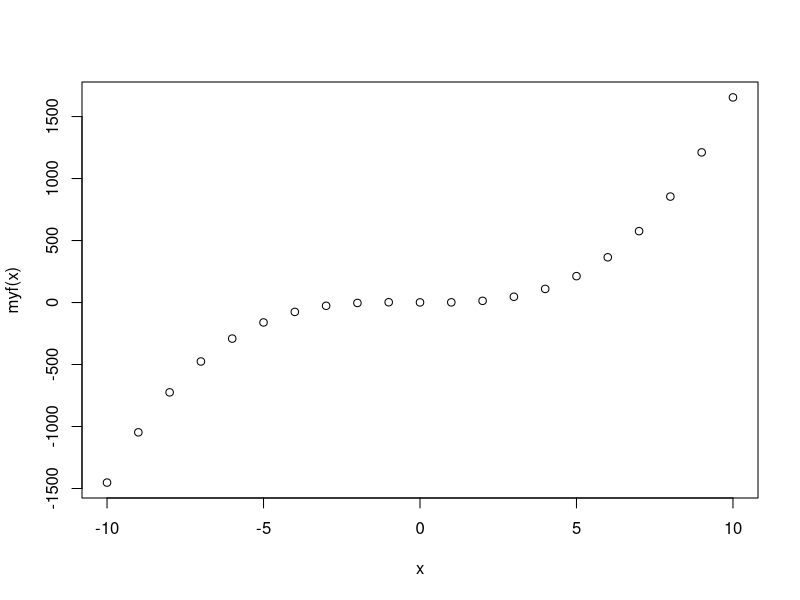
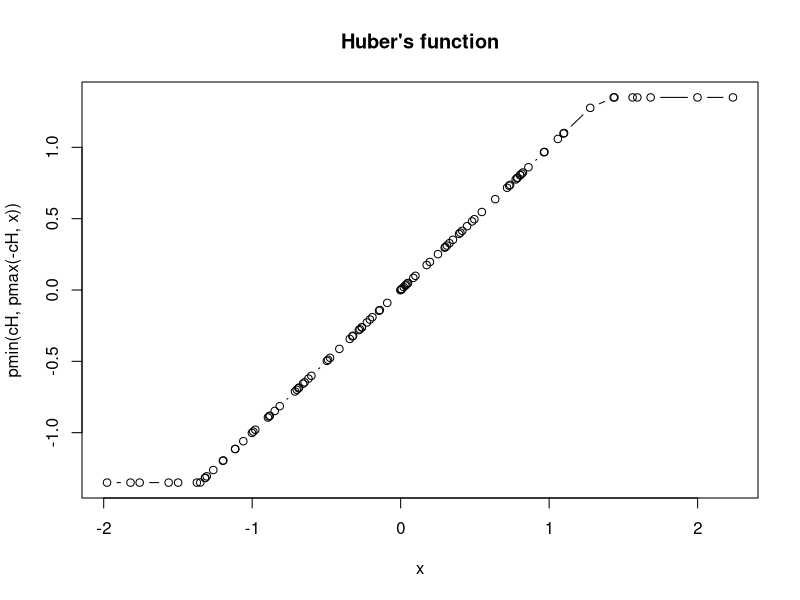
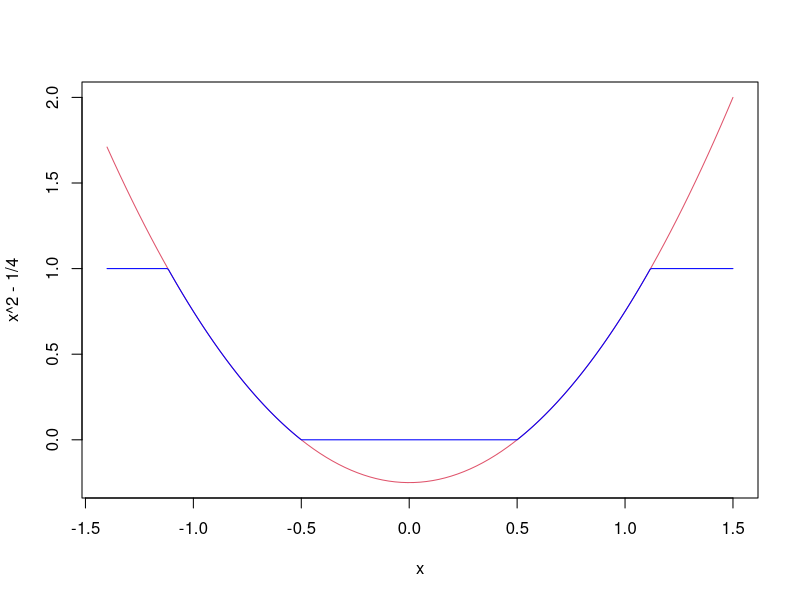
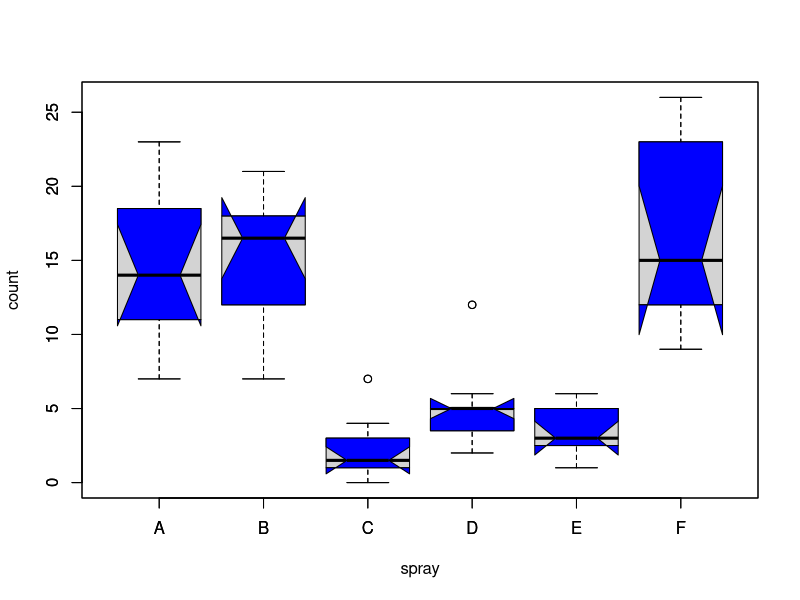
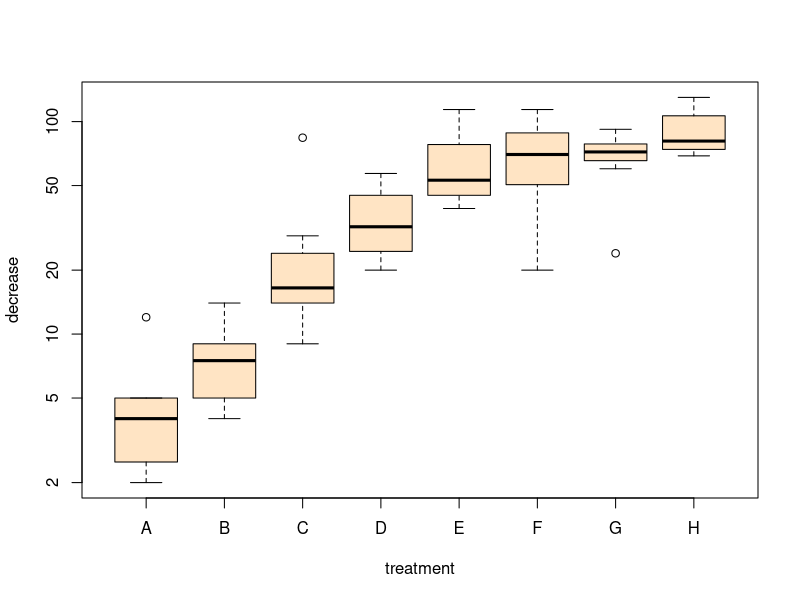
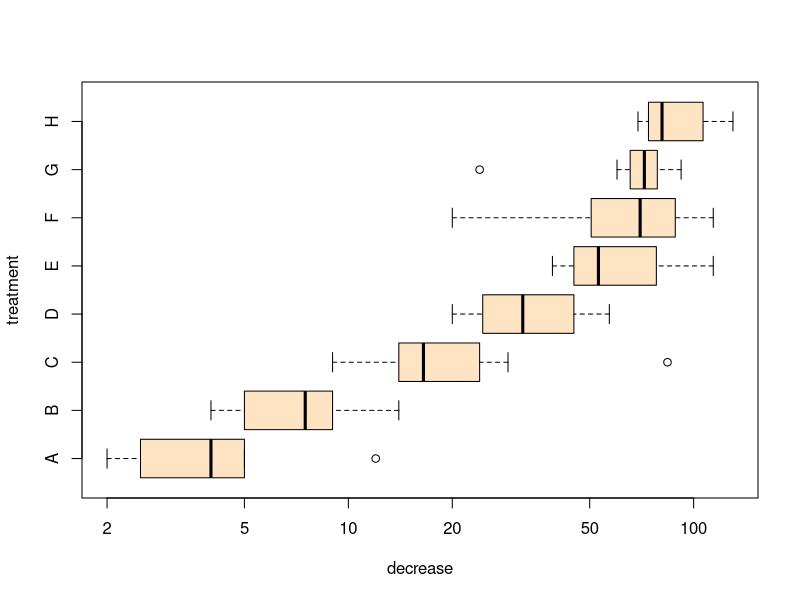
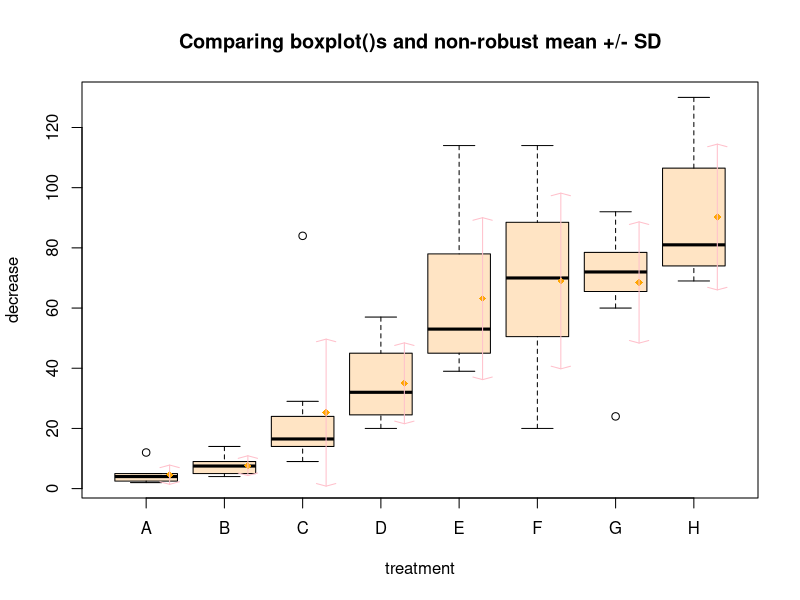
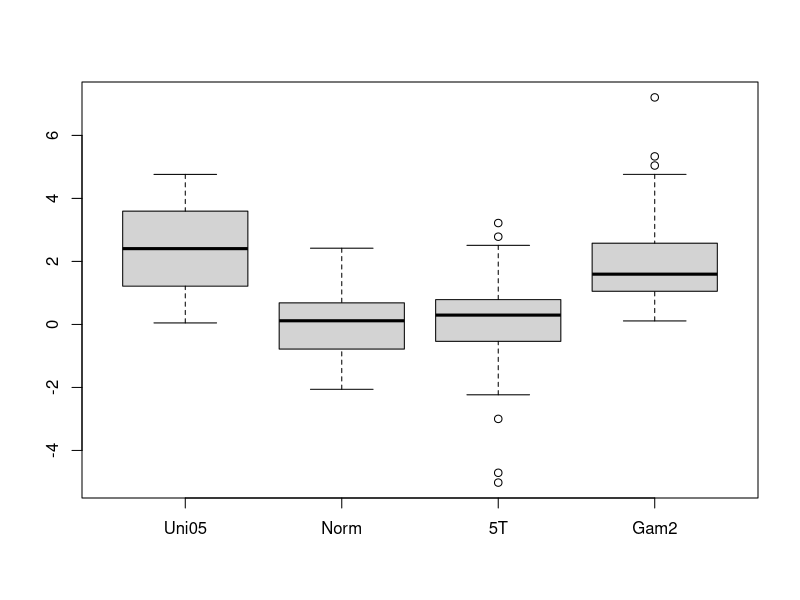

Here is the R script that generated these plots, in order: (Note: this script raises an error after producing the figures.)
## ---- chunk 1
1 + 1
## ---- chunk 2
"Go Jacks"
## ---- chunk 3
3 < 4
## ---- chunk 4
2 + 2 == 5
## ---- chunk 5
T == TRUE
## ---- chunk 6
x = 42
## ---- chunk 7
x <- 42
## ---- chunk 8
x / 2
log(x)
x^2
sqrt(x)
x>1
## ---- chunk 9
x <- "Go Jacks!"
## ---- chunk 10
x
## ---- chunk 11
x <- TRUE
## ---- chunk 12
sum(1, 3, 5)
## ---- chunk 13
rep("Yo ho!", times = 3)
## ---- chunk 14
x <- 5
1.57345 * x ^ 3 + x ^ 2 - 2 * x + 1
## ---- chunk 15
myf <- function(x) {
       y = 1.57345 * x ^ 3 + x ^ 2 - 2 * x + 1
       return(y)
}
## ---- chunk 16
myf(5)  # or myf(x = 5)
## ---- chunk 17
x <- - 10 : 10  # x now is a vector  with 21 numbers -10, -9, … 10
myf(x) 
plot(x, myf(x))  # see plot on the right.
## ---- chunk 18
? sum 
## ---- chunk 19
example(min)
## ---- chunk 20
min(5:1, pi)  # -> one number
## ---- chunk 21
example(boxplot)  # bring example of boxplot
## ---- chunk 22
max(1, 3, 5)  # return the maximum value of a vector
## ---- chunk 23
x <- c(5, 2, 22, 11, 5)
## ---- chunk 24
c(1, TRUE, "three")
## ---- chunk 25
5:9
## ---- chunk 26
seq(5, 9)
## ---- chunk 27
seq(5, 9, .5)
## ---- chunk 28
x[4]
x[2:4]
## ---- chunk 29
y <- x[2:4]
## ---- chunk 30
y <- x[2:4]; y
## ---- chunk 31
length(x)
## ---- chunk 32
max(x)
min(x)
sum(x)
mean(x)
median(x)
summary(x)
sd(x)
## ---- chunk 33
rank(x)
sort(x)
sort(x, decreasing = T)
## ---- chunk 34
diff(x)
## ---- chunk 35
rev(x)
## ---- chunk 36
log(x)
sqrt(x)
x^2
2*x + 1
## ---- chunk 37
y <- x[-2]
y
## ---- chunk 38
c(x, 7)
append(x, 7)
## ---- chunk 39
unique(x)
## ---- chunk 40
table(x)
## ---- chunk 41
which.max(x)
which.min(x)
## ---- chunk 42
which(x == 11)
## ---- chunk 43
sample(x, 2)
## ---- chunk 44
names(x) <- c("x", "y", "z", "Amy", "John")
x
## ---- chunk 45
x["Amy"]
## ---- chunk 46
y <- c(5, 11, 8)
z <- match(y, x)
z
## ---- chunk 47
is.na(x)
is.na(z)
## ---- chunk 48
sum(z)
## ---- chunk 49
? sum
## ---- chunk 50
sum(z, na.rm = TRUE)
## ---- chunk 51
x <- seq(1, 20, 0.1)
y <- sqrt(x)
## ---- chunk 52
plot(x, y)
## ---- chunk 53
c(7, 3, 9)
## ---- chunk 54
fishes <- c(7, 3, 9)
fishes
## ---- chunk 55
barplot(fishes)  # see figure 6.1A
## ---- chunk 56
sum(fishes)
## ---- chunk 57
fishes[3]
## ---- chunk 58
fishes[2] <- fishes[2] + 1 
## ---- chunk 59
fishes[2] <- 4
fishes
## ---- chunk 60
fishes2 <- fishes - 1
fishes2
## ---- chunk 61
stolen <- c(0, 3, 4)  # a new vector
fishes2 - stolen
## ---- chunk 62
names(fishes) <- c("Tom", "Jerry", "Mickey")
## ---- chunk 63
fishes
barplot(fishes)   # see figure 6.1B
## ---- chunk 64
knitr::include_graphics("images/img0601_fish.png")
## ---- chunk 65
fishes["Jerry"]
## ---- chunk 66
2 * fishes
## ---- chunk 67
sum(fishes ^ 2)
## ---- chunk 68
x <- as.matrix(iris[1:10, 1:4])
## ---- chunk 69
head(x)
## ---- chunk 70
t(x)
## ---- chunk 71
y <- 2*x+5
y
## ---- chunk 72
x + y
x * y
## ---- chunk 73
x>3
## ---- chunk 74
rowMeans(x)
colMeans(x)
rowSums(x)
colSums(x)
## ---- chunk 75
apply(x, 2, sd)
## ---- chunk 76
apply(x, 1, median)
## ---- chunk 77
heatmap(x, scale = "column", margins = c(10,5))
## ---- chunk 78
y <- list(height = 5,name = "John Doe", BP = c(100, 77))  # a list with 3 components
## ---- chunk 79
y[[3]]
## ---- chunk 80
y$BP
## ---- chunk 81
result <- t.test(rnorm(100), rnorm(100))  # rnorm(100): 100 random number
result  # A list holds all  results of t-test
result$p.value  # This retrieves just the P value
result$estimate  # this returns a vector containing two values
## ---- chunk 82
? t.test
## ---- chunk 83
pvalues <- rep(1, 500)  # define a vector containing 500 numbers, all equal to 1.
for (i in 1:500) {  # Loop: The values of i takes values from 1,2,3, …, 500
     result = t.test(rnorm(100), rnorm(100))    
     pvalues[i] = result$p.value  # P values are stored in the i-th element in the vector
}  
hist(pvalues)  # define
summary(pvalues)   
sum(pvalues < 0.05)  # Count how many P values are less than 0.05. 
## ---- chunk 84
x <- "R is cool"
## ---- chunk 85
nchar(x)
## ---- chunk 86
paste(x, "!!")
## ---- chunk 87
substr(x, 6, 9)
## ---- chunk 88
strsplit(x, " ")
## ---- chunk 89
gsub("R", "Tim", x)
## ---- chunk 90
gsub(" .*", "", x)
## ---- chunk 91
grepl("is", x)
## ---- chunk 92
tolower(x)
toupper(x)
## ---- chunk 93
x <- c("ab", "cde", "d", "ab") 
## ---- chunk 94
x[2]
## ---- chunk 95
length(x)
## ---- chunk 96
unique(x)
## ---- chunk 97
duplicated(x)
## ---- chunk 98
nchar(x)
## ---- chunk 99
y <- c("ab", "e")
union(x, y)
## ---- chunk 100
intersect(x, y)
## ---- chunk 101
paste(x, "Q")
## ---- chunk 102
paste0(x, "Q")
## ---- chunk 103
paste(x, collapse = " ")
## ---- chunk 104
DNA <- "taaCCATTGtaaGAACATGGTTGTCcaaaCAAGATGCTAGT"
## ---- chunk 105
DNA <- toupper(DNA)
## ---- chunk 106
segs <- strsplit(DNA, "ATG")
## ---- chunk 107
segs <- unlist(segs)   
segs  # a vector of strings
segs[1]  # first segment
## ---- chunk 108
x <- iris
## ---- chunk 109
summary(x)
## ---- chunk 110
head(x)
tail(x)
## ---- chunk 111
dim(x)
## ---- chunk 112
nrow(x)
ncol(x)
## ---- chunk 113
colnames(x)
rownames(x)
## ---- chunk 114
str(x)
## ---- chunk 115
x[2, 3]
## ---- chunk 116
x[1:10, 2:4]
## ---- chunk 117
x[, 1]
## ---- chunk 118
x$Sepal.Length
## ---- chunk 119
mean(x$Sepal.Length)
## ---- chunk 120
y <- subset(x, Species == "setosa")
head(y)
subset(x, Sepal.Length > 7)
## ---- chunk 121
x$id <- 1:150
head(x)
## ---- chunk 122
y <- rnorm(150)
x2 <- cbind(x, y)
head(x2)
## ---- chunk 123
newRow <- c(1, 1, 1, 1, "setosa", 151)
x3 <- rbind(x, newRow)
tail(x3)
## ---- chunk 124
y <- x[order(x[, 1]), ]
head(y)
y <- x[rev(order(x[, 2])), ]
head(y)
## ---- chunk 125
boxplot(Sepal.Length ~ Species, x)
## ---- chunk 126
aggregate(. ~ Species, x, mean)
## ---- chunk 127
m <- aov(Sepal.Length ~ Species, x)
summary(m)
## ---- chunk 128
m <- lm(Sepal.Length ~ Sepal.Width + Petal.Length, x)
summary(m)
## ---- chunk 129
y <- data.frame(id = 1:100, rand = rnorm(100))
head(y)
tail(y)
## ---- chunk 130
z <- merge(x, y, by = "id")
head(z)
summary(z)
